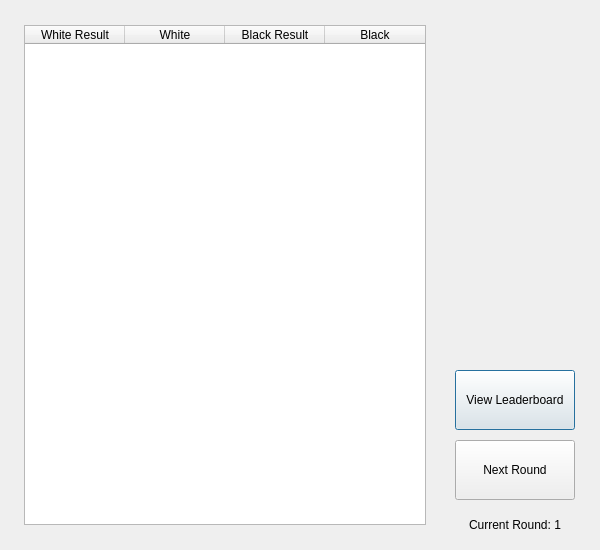
<?xml version="1.0" encoding="UTF-8"?>
<ui version="4.0">
 <class>tournament</class>
 <widget class="QDialog" name="tournament">
  <property name="geometry">
   <rect>
    <x>0</x>
    <y>0</y>
    <width>600</width>
    <height>550</height>
   </rect>
  </property>
  <property name="windowTitle">
   <string>Dialog</string>
  </property>
  <widget class="QPushButton" name="pushButton_2">
   <property name="geometry">
    <rect>
     <x>455</x>
     <y>370</y>
     <width>120</width>
     <height>60</height>
    </rect>
   </property>
   <property name="text">
    <string>View Leaderboard</string>
   </property>
  </widget>
  <widget class="QPushButton" name="pushButton_3">
   <property name="geometry">
    <rect>
     <x>455</x>
     <y>440</y>
     <width>120</width>
     <height>60</height>
    </rect>
   </property>
   <property name="text">
    <string>Next Round</string>
   </property>
  </widget>
  <widget class="QLabel" name="label">
   <property name="geometry">
    <rect>
     <x>465</x>
     <y>510</y>
     <width>100</width>
     <height>30</height>
    </rect>
   </property>
   <property name="text">
    <string>Current Round: 1</string>
   </property>
   <property name="alignment">
    <set>Qt::AlignCenter</set>
   </property>
  </widget>
  <widget class="QTableWidget" name="tableWidget">
   <property name="geometry">
    <rect>
     <x>24</x>
     <y>25</y>
     <width>402</width>
     <height>500</height>
    </rect>
   </property>
   <column>
    <property name="text">
     <string>White Result</string>
    </property>
   </column>
   <column>
    <property name="text">
     <string>White</string>
    </property>
   </column>
   <column>
    <property name="text">
     <string>Black Result</string>
    </property>
   </column>
   <column>
    <property name="text">
     <string>Black</string>
    </property>
   </column>
  </widget>
 </widget>
 <resources/>
 <connections/>
</ui>
